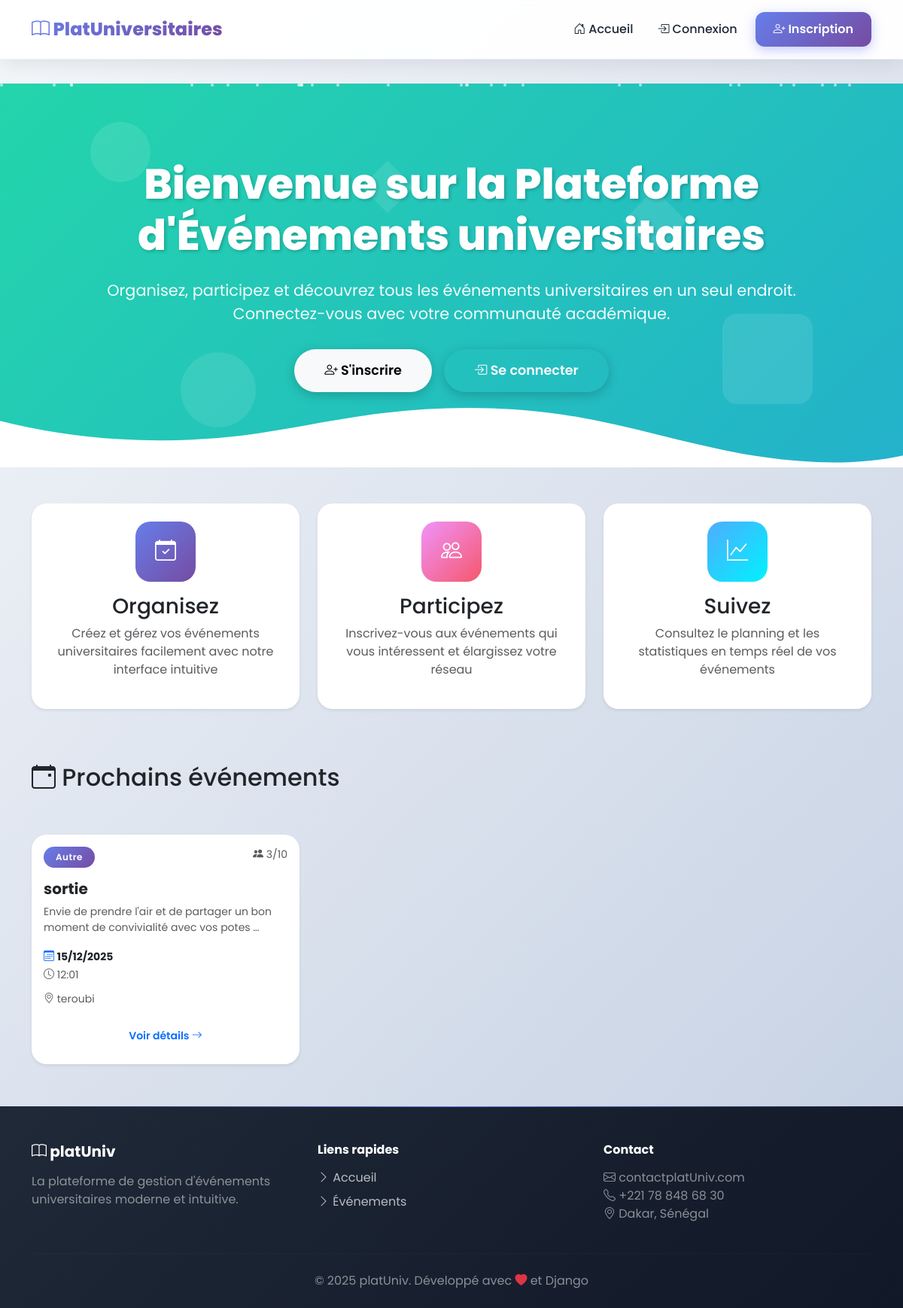
The app's page /, older data.
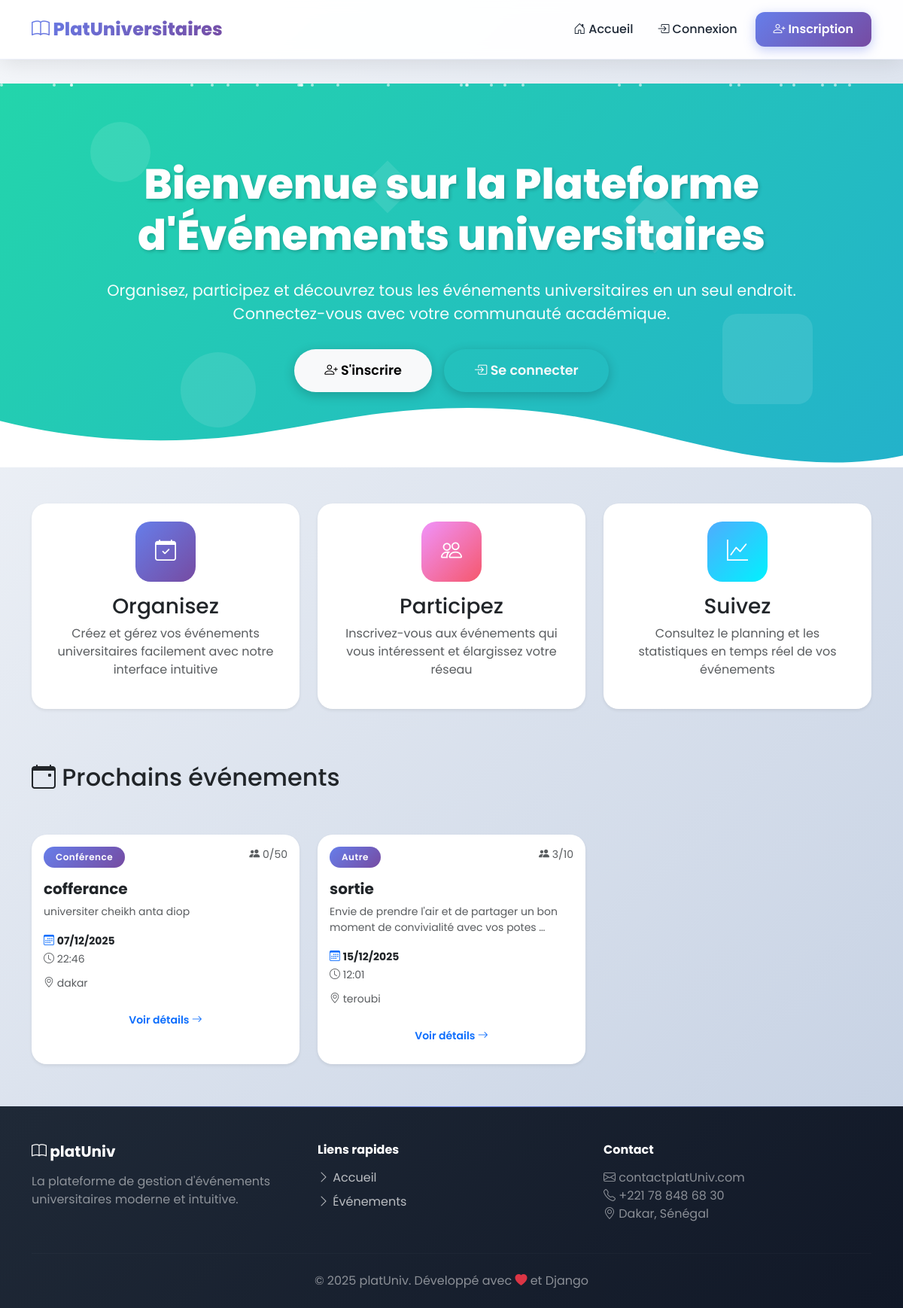
The same page, newer data.
### evenements/models.py (models this page shows, shortened)
class Evenement(models.Model):
    CATEGORIE_CHOICES = [
        ('conference', 'Conférence'),
        ('soutenance', 'Soutenance'),
        ('atelier', 'Atelier'),
        ('culturel', 'Activité Culturelle'),
        ('autre', 'Autre'),
    ]
    STATUT_CHOICES = [
        ('en_attente', 'En attente de validation'),
        ('valide', 'Validé'),
        ('refuse', 'Refusé'),
        ('annule', 'Annulé'),
    ]
    titre = models.CharField(max_length=200)
    description = models.TextField()
    date_debut = models.DateTimeField()
    date_fin = models.DateTimeField()
    lieu = models.CharField(max_length=200)
    categorie = models.CharField(max_length=20, choices=CATEGORIE_CHOICES)
    capacite_max = models.IntegerField(default=50, help_text="Nombre maximum de participants")
    organisateur = models.ForeignKey(Utilisateur, on_delete=models.CASCADE, related_name='evenements_organises')
    statut = models.CharField(max_length=20, choices=STATUT_CHOICES, default='en_attente')
    date_creation = models.DateTimeField(auto_now_add=True)
    date_modification = models.DateTimeField(auto_now=True)
    class Meta:
        verbose_name = 'Événement'
        verbose_name_plural = 'Événements'
        ordering = ['date_debut']
    def nombre_inscrits(self):
        return self.inscriptions.filter(statut='confirmee').count()

### evenements/views.py (the view)
# urls.py: path('', views.accueil, name='accueil'),
def accueil(request):
    evenements_a_venir = Evenement.objects.filter(
        statut='valide',
        date_debut__gte=timezone.now()
    ).order_by('date_debut')[:6]
    context = {
        'evenements': evenements_a_venir,
    }
    return render(request, 'evenements/accueil.html', context)

### evenements/templates/evenements/accueil.html (shortened to what the changed rows need)
{% extends 'evenements/base.html' %}
{% block content %}
<div class="hero-section hero-gradient-1">
    <div class="container hero-content">
        <div class="row">
            <div class="col-lg-10 mx-auto text-center">
                <h1 class="hero-title">Bienvenue sur la Plateforme d'Événements universitaires </h1>
            </div>
        </div>
    </div>
</div>
<div class="container mt-5">
    <div class="row mb-4">
        <div class="col-12">
            <div class="d-flex justify-content-between align-items-center mb-4">
                <h2>
                    <i class="bi bi-calendar-event"></i> Prochains événements
                </h2>
            </div>
        </div>
    </div>
    {% if evenements %}
        <div class="row">
            {% for evenement in evenements %}
                <div class="col-md-6 col-lg-4 mb-4">
                    <div class="card event-card h-100 border-0 shadow-sm">
                        <div class="card-body">
                            <div class="d-flex justify-content-between align-items-start mb-3">
                                <span class="badge" style="background: linear-gradient(135deg, #667eea 0%, #764ba2 100%);">
                                    {{ evenement.get_categorie_display }}
                                </span>
                                <small class="text-muted">
                                    <i class="bi bi-people-fill"></i>
                                    {{ evenement.nombre_inscrits }}/{{ evenement.capacite_max }}
                                </small>
                            </div>
                            <h5 class="card-title fw-bold">{{ evenement.titre }}</h5>
                            <p class="card-text text-muted small">
                                {{ evenement.description|truncatewords:15 }}
                            </p>
                            <div class="mb-2">
                                <small>
                                    <i class="bi bi-calendar3 text-primary"></i>
                                    <strong>{{ evenement.date_debut|date:"d/m/Y" }}</strong>
                                </small>
                                <br>
                                <small class="text-muted">
                                    <i class="bi bi-clock"></i>
                                    {{ evenement.date_debut|date:"H:i" }}
                                </small>
                            </div>
                            <div class="mb-3">
                                <small class="text-muted">
                                    <i class="bi bi-geo-alt"></i>
                                    {{ evenement.lieu }}
                                </small>
                            </div>
                            <a href="{% url 'detail_evenement' evenement.pk %}" class="btn btn-outline-primary btn-sm w-100">
                                Voir détails <i class="bi bi-arrow-right"></i>
                            </a>
                        </div>
                    </div>
                </div>
            {% endfor %}
        </div>
    {% else %}
        <div class="alert alert-info">
            <i class="bi bi-info-circle"></i> Aucun événement prévu pour le moment.
        </div>
    {% endif %}
</div>
{% endblock %}

Row changes from the older to the newer data that the page shows:
added Evenement: categorie "Conférence", nombre_inscrits "0", capacite_max "50", titre "cofferance", description "universiter cheikh anta diop", date_debut "07/12/2025", date_debut "22:46", lieu "dakar"
